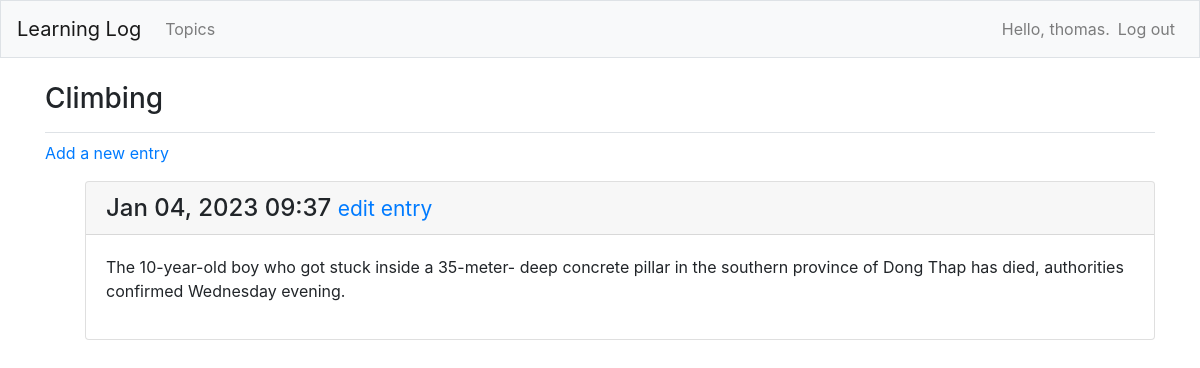
Page /topics/2 (signed in) on the committed database.
### learning_logs/models.py (models this page shows, shortened)
class Topic(models.Model):
	name = models.CharField(max_length=200)
	date_added = models.DateTimeField(auto_now_add=True)
	owner = models.ForeignKey(User, on_delete=models.CASCADE)
	def __str__(self):
		return self.name

class Entry(models.Model):
	topic = models.ForeignKey(Topic, on_delete=models.CASCADE)
	description = models.CharField(max_length=200)
	date_added = models.DateTimeField(auto_now_add=True)
	class Meta:
		verbose_name_plural = 'entries'

### learning_logs/views.py (the view)
# urls.py: path('topics/<int:topic_id>', views.topic, name='topic'),
@login_required
def topic(request, topic_id):
	topic = Topic.objects.get(id=topic_id)
	check_topic_owner(topic,request)
	entries = topic.entry_set.order_by('-date_added')
	context = {'topic': topic, 'entries': entries}
	return render(request, 'learning_logs/topic.html', context)

### learning_logs/views.py (called while the page is built)
def check_topic_owner(topic, request):
	if topic.owner != request.user:
		raise Http404

### learning_logs/templates/learning_logs/topic.html
{% extends 'learning_logs/base.html' %}
{% block page_header %}
<h3>{{ topic }}</h3>
{% endblock page_header %}
{% block content %}
<p>
	<a href="{% url 'learning_logs:new_entry' topic.id %}">Add a new entry</a>
</p>
<ul>
	{% for entry in entries %}
		<div class="card mb-3">
			<h4 class="card-header">
			{{ entry.date_added|date:'M d, Y H:i' }}
				<small><a href="{% url 'learning_logs:edit_entry' entry.id %}">
				edit entry</a></small>
			</h4>
			<div class="card-body">
				{{ entry.description|linebreaks }}
			</div>
		</div>
	{% empty %}
		<li>There are no entries for this topic yet.</li>
	{% endfor %}
</ul>
{% endblock content %}

### learning_logs/templates/learning_logs/base.html (shortened to what this page needs)
{% load bootstrap4 %}
<!DOCTYPE html>
<html lang="en">
<head>
	{% bootstrap_css %}
</head>
<body>
	<nav class="navbar navbar-expand-md navbar-light bg-light mb-4 border">
		<a class="navbar-brand" href="{% url 'learning_logs:index' %}">Learning Log</a>
		<div class="collapse navbar-collapse" id="navbarCollapse">
			<ul class="navbar-nav mr-auto">
				<li class="nav-item">
				<a class="nav-link" href="{% url 'learning_logs:topics'%}">Topics</a></li>
			</ul>
			<ul class="navbar-nav ml-auto">
				{% if user.is_authenticated %}
					<li class="nav-item">
						<span class="navbar-text">Hello, {{ user.username }}.</span>
					</li>
					<li class="nav-item">
					<a class="nav-link" href="{% url 'users:logout' %}">Log out</a>
					</li>
				{% endif %}
			</ul>
		</div>
	</nav>
	<main role="main" class="container">
		<div class="pb-2 mb-2 border-bottom">
			{% block page_header %}{% endblock page_header %}
		</div>
		<div>
			{% block content %}{% endblock content %}
		</div>
	</main>
</body>
</html>

### rows in the picture
Topic: name "Climbing"
Entry: date_added "Jan 04, 2023 09:37", description "The 10-year-old boy who got stuck inside a 35-meter- deep concrete pillar in the southern province of Dong Thap has died, authorities confirmed Wednesday evening."

### other values in the picture
{{ user.username }} "thomas"
